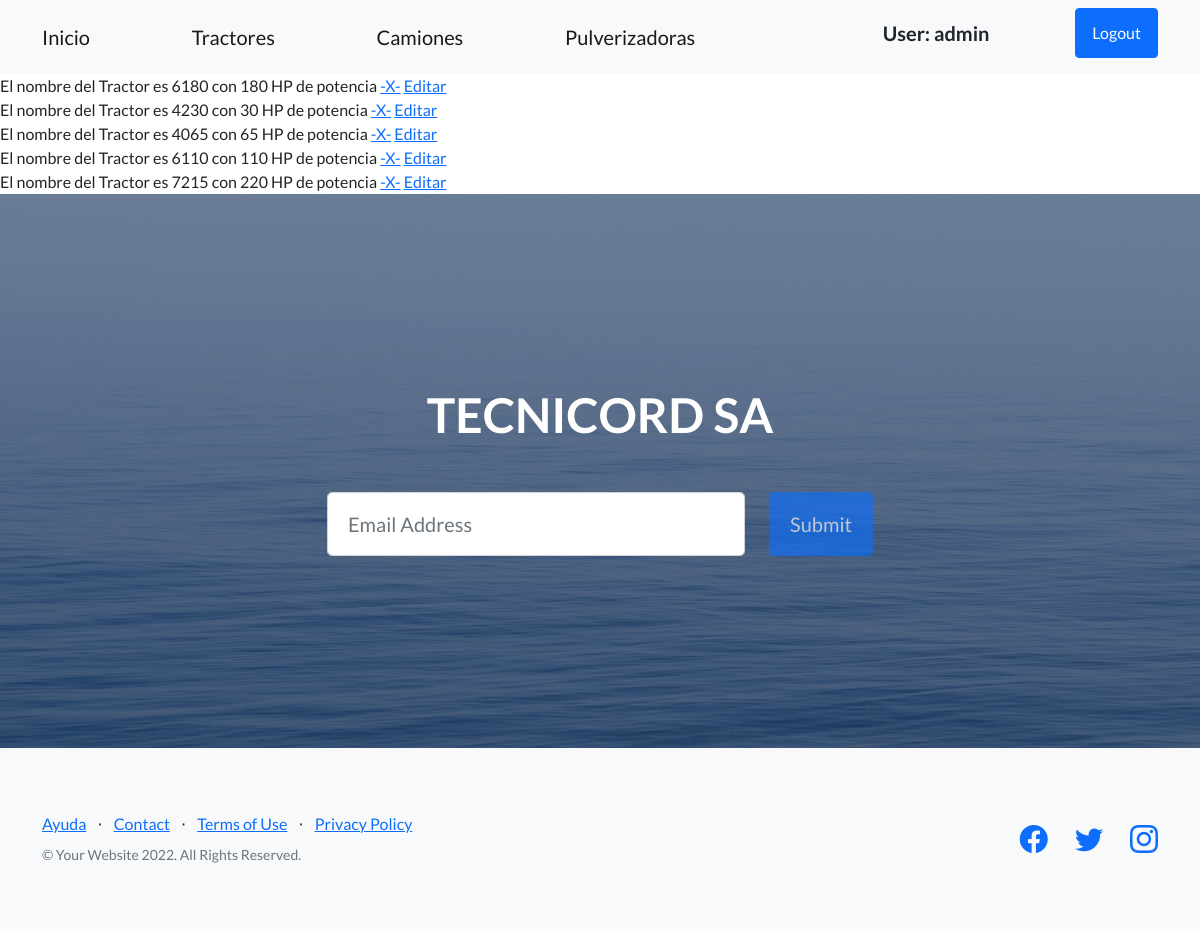
The app's page /Tecnicord/tractores/ (signed in), older data.
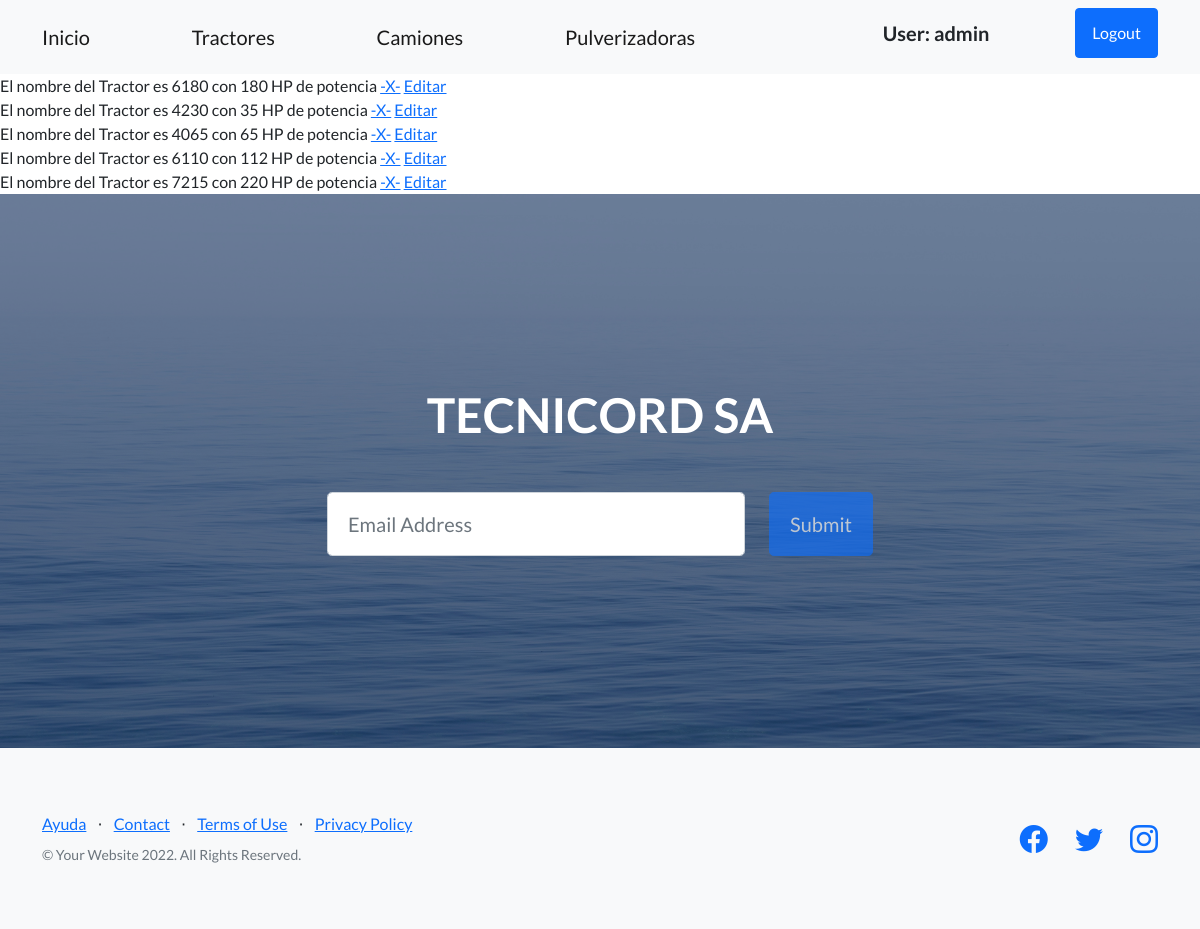
The same page, newer data.
### Tecnicord/models.py (models this page shows, shortened)
class Tractores(models.Model):
    nombre = models.CharField(max_length=40)
    potencia = models.IntegerField(unique=True)

### Tecnicord/views.py (the view)
# urls.py: path('tractores/', TractoresList.as_view(), name='TecnicordTractores'),
class TractoresList(LoginRequiredMixin,ListView):
    model = Tractores
    template_name = 'Tecnicord/tractores.html'

### templates/Tecnicord/tractores.html (shortened to what this page needs)
{% extends 'index.html' %}
{% block inicio %}
 {% for tractor in object_list %}
        El nombre del Tractor es {{ tractor.nombre }} con {{ tractor.potencia }} HP de potencia
    <a href="{% url 'TecnicordEliminarTractor' tractor.potencia %}">-X-</a>
    <a href="{% url 'TecnicordEditarTractores' tractor.potencia %}" > Editar </a>
    <br>
 {% endfor %}
{% endblock %}

Row changes from the older to the newer data that the page shows:
changed Tractores (number 2 of 5 on the later page): potencia "30" → "35"
changed Tractores (number 4 of 5 on the later page): potencia "110" → "112"
